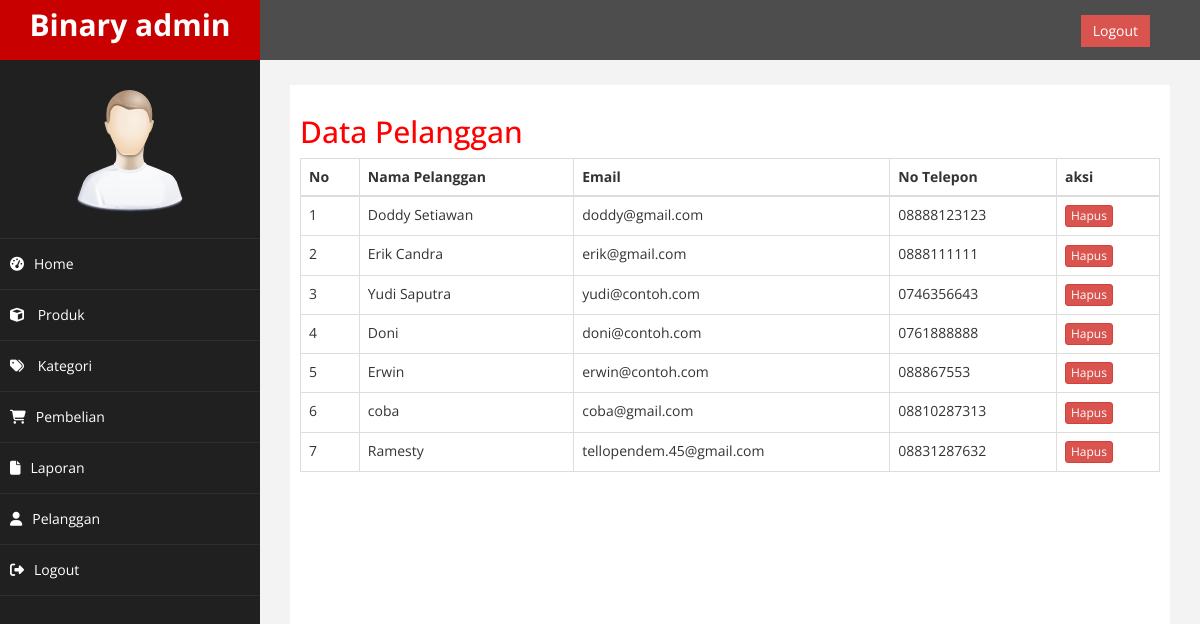
Page /admin/index.php?halaman=pelanggan (signed in) on the committed database.
### tables this page shows
CREATE TABLE `pelanggan` (
  `id_pelanggan` int(11) NOT NULL,
  `email_pelanggan` varchar(100) NOT NULL,
  `password_pelanggan` varchar(50) NOT NULL,
  `nama_pelanggan` varchar(100) NOT NULL,
  `telepon_pelanggan` varchar(100) NOT NULL,
  `alamat_pelanggan` text NOT NULL
);

### admin/pelanggan.php (the view)
<h2>Data Pelanggan</h2>
<table class="table table-bordered">
	<thead>
		<tr>
		<th>No</th>
		<th>Nama Pelanggan</th>
		<th>Email</th>
		<th>No Telepon</th>
		<th>aksi</th>
		</tr>
	</thead>
	<tbody>
		<?php $no=1; ?>
		<?php $ambil = $koneksi->query("SELECT * FROM pelanggan"); ?>
		<?php while($pecah = $ambil->fetch_assoc()): ?>
		<tr>
			<td><?= $no; ?></td>
			<td><?= $pecah["nama_pelanggan"]; ?></td>
			<td><?= $pecah["email_pelanggan"]; ?></td>
			<td><?= $pecah["telepon_pelanggan"]; ?></td>
			<td>
				<a href="" class="btn btn-danger btn-xs">Hapus</a>
			</td>
		</tr>
		<?php $no++; ?>
		<?php endwhile; ?>
	</tbody>
</table>

### admin/assets/css/custom.css (style rules this page uses)
body { font-family: 'Open Sans', sans-serif; }
h2 { color: #f00; }

### rows in the picture
pelanggan: nama_pelanggan "Doddy Setiawan", email_pelanggan "doddy@gmail.com", telepon_pelanggan "08888123123"
pelanggan: nama_pelanggan "Erik Candra", email_pelanggan "erik@gmail.com", telepon_pelanggan "0888111111"
pelanggan: nama_pelanggan "Yudi Saputra", email_pelanggan "yudi@contoh.com", telepon_pelanggan "0746356643"
pelanggan: nama_pelanggan "Doni", email_pelanggan "doni@contoh.com", telepon_pelanggan "0761888888"
pelanggan: nama_pelanggan "Erwin", email_pelanggan "erwin@contoh.com", telepon_pelanggan "088867553"
pelanggan: nama_pelanggan "coba", email_pelanggan "coba@gmail.com", telepon_pelanggan "08810287313"
pelanggan: nama_pelanggan "Ramesty", email_pelanggan "tellopendem.45@gmail.com", telepon_pelanggan "08831287632"
